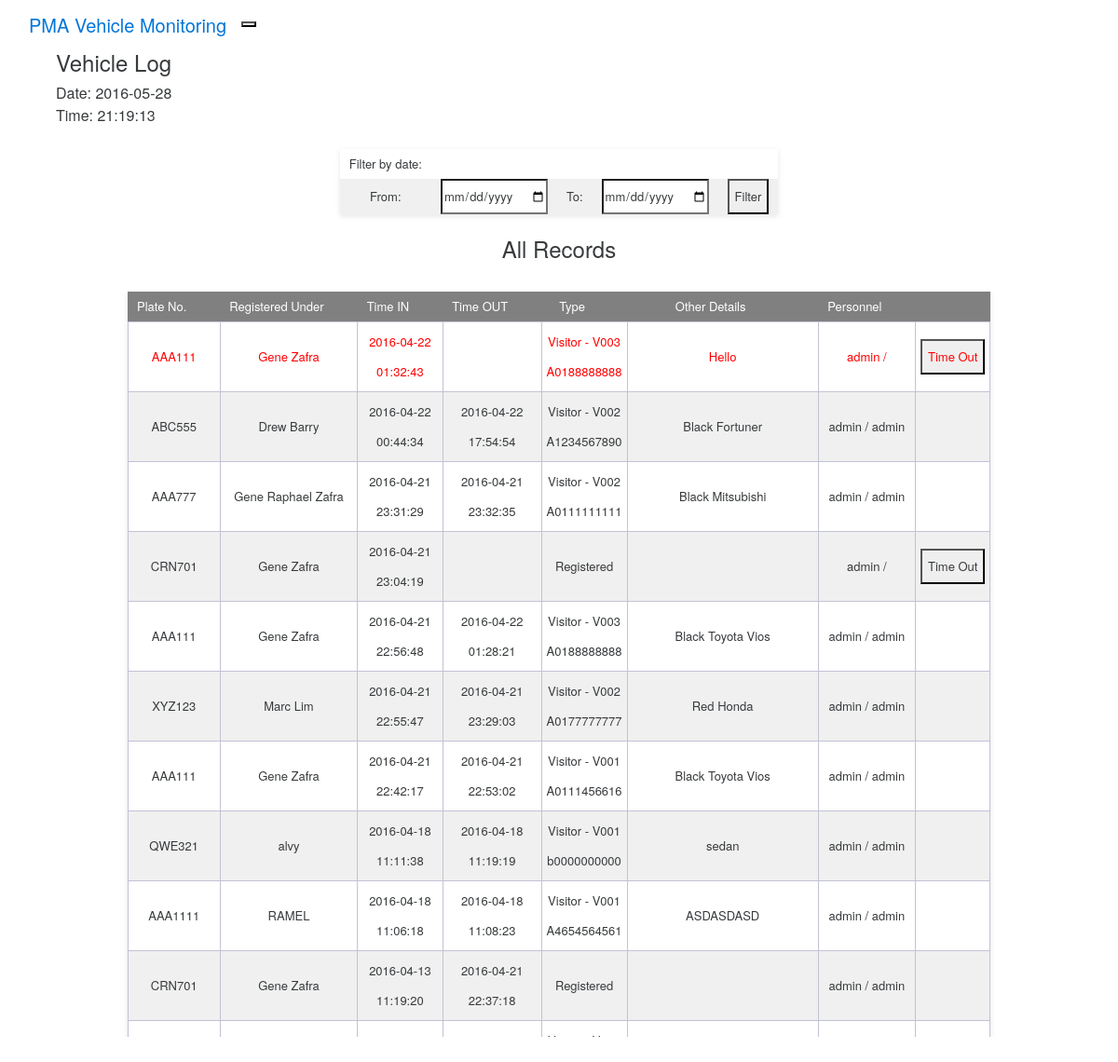
The page /pma-vrmsClient/client_viewlog.php (signed in) on the database its author committed.
### tables this page shows
CREATE TABLE IF NOT EXISTS `client_log` (
  `tid` int(11) NOT NULL AUTO_INCREMENT,
  `plateNum` varchar(7) NOT NULL,
  `owner` varchar(50) NOT NULL,
  `dateIn` date NOT NULL,
  `timein` time NOT NULL,
  `dateOut` date NOT NULL,
  `timeout` time NOT NULL,
  `type` varchar(15) NOT NULL,
  `licenseNo` varchar(11) NOT NULL,
  `details` varchar(300) NOT NULL,
  `flag` int(11) NOT NULL,
  `vid` varchar(10) NOT NULL,
  `pIN` varchar(50) NOT NULL,
  `pOUT` varchar(50) NOT NULL,
  PRIMARY KEY (`tid`)
);

### pma-vrmsClient/client_viewlog.php (the view, shortened to what this page needs)
<?php
	$d = date("Y-m-d");
	$t = date("H:i:s");
	require_once('connect.php');
	$query1 = "SELECT * FROM client_log ORDER BY tid desc";
	$results = mysqli_query($conn, $query1);
	$sr = "All Records";
?>
<!DOCTYPE html>
<html>
	<head>
		<link href='index.css' rel='stylesheet' type='text/css' />
		<link href='format.css' rel='stylesheet' type='text/css' />
		<link href='ext/bootstrap/css/bootstrap.min.css' rel='stylesheet' type='text/css' />
		<link rel="stylesheet" type="text/css" href="clientcss/tablesort.css">
	</head>
	<body>
		<?php include('client_header.php'); ?>
		<div class="panel panel-default panel-border">
		<div class="panel-heading">
			<h4>Vehicle Log</h4>Date: <?php echo $d . "<br>Time: " . $t; ?>
		</div>
		<div class='container'>
			<div class='row'>
				<div class='col-md-12' align="center">
					<br>
					<form method="POST" action="" id="client_viewlog.php">
						<table id="search">
							<tr><td>Filter by date:</td></tr>
							<tr><td>From: </td><td><input type="date" id="sdate" name="sdate" onchange="setdate()" /></td>
								<td>To: </td><td><input type="date" id="edate" name="edate" /></td>
							<td><button type="submit" form="client_viewlog.php">
								<span class="glyphicon glyphicon-search"> Filter</span>
								</button></td></tr>
						</table>
					</form>
					<br>
					<h4> <?php echo $sr; ?></h4>
					<br/>
					<div id="view" style="overflow-y:auto">
					<?php
									echo "<table align='center' class='table-sort table-sort-search table-sort-show-search-count'><thead><tr><th class='table-sort'>Plate No. </th><th class='table-sort'>Registered Under</th><th class='table-sort'>Time IN</th><th class='table-sort'>Time OUT</th><th class='table-sort'>Type</th><th class='table-sort'>Other Details</th><th class='table-sort'>Personnel</th><th class='table-sort'></th></tr></thead>";
									if(mysqli_num_rows($results) >= 1){
										while($row = mysqli_fetch_assoc($results)){
											$tid = $row['tid'];
											$a = $row['plateNum'];
											$b = $row['owner'];
											$c = $row['dateIn'];
											$d = $row['timein'];
											$e = $row['dateOut'];
											$f = $row['timeout'];
											$g = $row['type'];
											$h = $row['licenseNo'];
											$i = $row['details'];
											$j = $row['vid'];
											$k = $row['pIN'];
											$l = $row['pOUT'];
											if($g=="Visitor"){
												$g = $g . " - ";
											}
											if($e=="0000-00-00"){
												$e=""; $f="";
												if(strtotime(date("H:i:s"))>strtotime('16:59:59') && $e=="" && $g=="Visitor - "){
													echo "<tr><td class='after'> " . $a . "</td>".
														 "<td class='after'>" . $b . "</td>".
														 "<td class='after'>" . $c .  "<br>" . $d ."</td>".
														 "<td class='after'>" . $e .  "<br>" . $f. "</td>".
														 "<td class='after'>" . $g. $j . "<br>" . $h . "</td>".
														 "<td class='after'>" . $i . "</td>".
														 "<td class='after'>" . $k . " / ". $l . "</td>".
														 "<td class='after'><form method='POST' action='timeoutinfo.php'>".
																			"<input type='hidden' name='tid' value='". $tid. "'>".
																			"<input type='hidden' name='vid' value='". $j 	. "'>".
																			"<input type='hidden' name='type' value='". $g 	. "'>".
																			"<input type='hidden' name='plate' value='". $a 	. "'>".
																			"<input type='submit' value='Time Out'> </form></td></tr>";
												}else{
													echo "<tr><td class='col'> " . $a . "</td>".
														 "<td class='col'>" . $b . "</td>".
														 "<td class='col'>" . $c .  "<br>" . $d. "</td>".
														 "<td class='col'>" . $e .  "<br>" . $f."</td>".
														 "<td class='col'>" . $g. $j . "<br>" . $h. "</td>".
														 "<td class='col'>" . $i . "</td>".
														 "<td class='col'>" . $k . " / ". $l . "</td>".
														 "<td class='col'><form method='POST' action='timeoutinfo.php'>".
																			"<input type='hidden' name='tid' value='". $tid. "'>".
																			"<input type='hidden' name='vid' value='". $j 	. "'>".
																			"<input type='hidden' name='type' value='". $g 	. "'>".
																			"<input type='hidden' name='plate' value='". $a 	. "'>".
																			"<input type='submit' value='Time Out'> </form></td></tr>";
												}
											}else{
												if(strtotime(date("H:i:s"))>strtotime('16:59:59') && $e=="" && $g=="Visitor - "){
													echo "<tr><td class='after'> " . $a . "</td>".
														 "<td class='after'>" . $b . "</td>".
														 "<td class='after'>" . $c .  "<br>" . $d ."</td>".
														 "<td class='after'>" . $e .  "<br>" . $f. "</td>".
														 "<td class='after'>" . $g. $j . "<br>" . $h . "</td>".
														 "<td class='after'>" . $i . "</td>".
														 "<td class='after'>" . $k . " / ". $l . "</td>".
														 "</tr>";
												}else{
													echo "<tr><td class='col'> " . $a . "</td>".
														 "<td class='col'>" . $b . "</td>".
														 "<td class='col'>" . $c .  "<br>" . $d. "</td>".
														 "<td class='col'>" . $e .  "<br>" . $f."</td>".
														 "<td class='col'>" . $g. $j . "<br>" . $h. "</td>".
														 "<td class='col'>" . $i . "</td>".
														 "<td class='col'>" . $k . " / ". $l . "</td>".
														 "<td class='col'></td></tr>";
												}
											}
									}
									echo "</table>";
									}else{
										echo "<br> No Records.";
									}
						?>
						</div>
				</div>
			</div>
		</div>
		<br/>
		</div>
		</body>
</html>

### pma-vrmsClient/index.css (style rules this page uses)
.panel-border { margin-left:5%; margin-right:5%; }

### pma-vrmsClient/format.css (style rules this page uses)
td { text-align: center; padding: 5px; word-wrap: break-word; }
td.col { text-align: center; border: 1px solid #c2c2d6; padding: 5px; word-wrap: break-word; }
td.after { text-align: center; border: 1px solid #c2c2d6; padding: 5px; word-wrap: break-word; color: red; }
table { table-layout: fixed; }
#view { align: center; height: 800px; }

### pma-vrmsClient/clientcss/tablesort.css (style rules this page uses)
table { width : 100% margin-bottom : 10px; border-collapse : collapse; background : #fff; box-shadow : 0 2px 6px rgba(0,0,0,0.1); table-layout : fixed; }
td { word-wrap: break-word; }
th { font-weight : 300; color : #fff; background-image : -webkit-linear-gradient(bottom,rgb(128,128,128), rgb(128,128,128) ); background-image : -moz-linear-gradient(bottom,rgb(128,128,128), rgb(128,128,128) ); background-image : -ms-linear-gradient(bottom,rgb(128,128,128), rgb(128,128,128) ); background-image : linear-gradient(bottom,rgb(128,128,128), rgb(128,128,128) ); -webkit-transition : all 0.3s; -moz-transition : all 0.3s; -ms-transition : all 0.3s; -o-transition : all 0.3s; transition : all 0.3s; }
td,th { padding : 0 10px; font-size : 13px; line-height : 32px; white-space: normal; }
tbody tr:nth-child(even) { background: rgb(240, 240, 240); }
th.table-sort { padding-right : 36px; text-align : center; cursor : pointer; }
th { padding-right : 36px; text-align : center; cursor : pointer; }

### rows shown on the page
client_log: plateNum "AAA111", owner "Gene Zafra", dateIn "2016-04-22", timein "01:32:43", g "Visitor -", vid "V003", licenseNo "A0188888888", details "Hello", pIN "admin"
client_log: plateNum "ABC555", owner "Drew Barry", dateIn "2016-04-22", timein "00:44:34", dateOut "2016-04-22", timeout "17:54:54", g "Visitor -", vid "V002", licenseNo "A1234567890", details "Black Fortuner", pIN "admin", pOUT "admin"
client_log: plateNum "AAA777", owner "Gene Raphael Zafra", dateIn "2016-04-21", timein "23:31:29", dateOut "2016-04-21", timeout "23:32:35", g "Visitor -", vid "V002", licenseNo "A0111111111", details "Black Mitsubishi", pIN "admin", pOUT "admin"
client_log: plateNum "CRN701", owner "Gene Zafra", dateIn "2016-04-21", timein "23:04:19", type "Registered", pIN "admin"
client_log: plateNum "AAA111", owner "Gene Zafra", dateIn "2016-04-21", timein "22:56:48", dateOut "2016-04-22", timeout "01:28:21", g "Visitor -", vid "V003", licenseNo "A0188888888", details "Black Toyota Vios", pIN "admin", pOUT "admin"
client_log: plateNum "XYZ123", owner "Marc Lim", dateIn "2016-04-21", timein "22:55:47", dateOut "2016-04-21", timeout "23:29:03", g "Visitor -", vid "V002", licenseNo "A0177777777", details "Red Honda", pIN "admin", pOUT "admin"
client_log: plateNum "AAA111", owner "Gene Zafra", dateIn "2016-04-21", timein "22:42:17", dateOut "2016-04-21", timeout "22:53:02", g "Visitor -", vid "V001", licenseNo "A0111456616", details "Black Toyota Vios", pIN "admin", pOUT "admin"
client_log: plateNum "QWE321", owner "alvy", dateIn "2016-04-18", timein "11:11:38", dateOut "2016-04-18", timeout "11:19:19", g "Visitor -", vid "V001", licenseNo "b0000000000", details "sedan", pIN "admin", pOUT "admin"
client_log: plateNum "AAA1111", owner "RAMEL", dateIn "2016-04-18", timein "11:06:18", dateOut "2016-04-18", timeout "11:08:23", g "Visitor -", vid "V001", licenseNo "A4654564561", details "ASDASDASD", pIN "admin", pOUT "admin"
client_log: plateNum "CRN701", owner "Gene Zafra", dateIn "2016-04-13", timein "11:19:20", dateOut "2016-04-21", timeout "22:37:18", type "Registered", pIN "admin", pOUT "admin"

### other values the page prints
$d "2016-05-28"
$sr "All Records"
